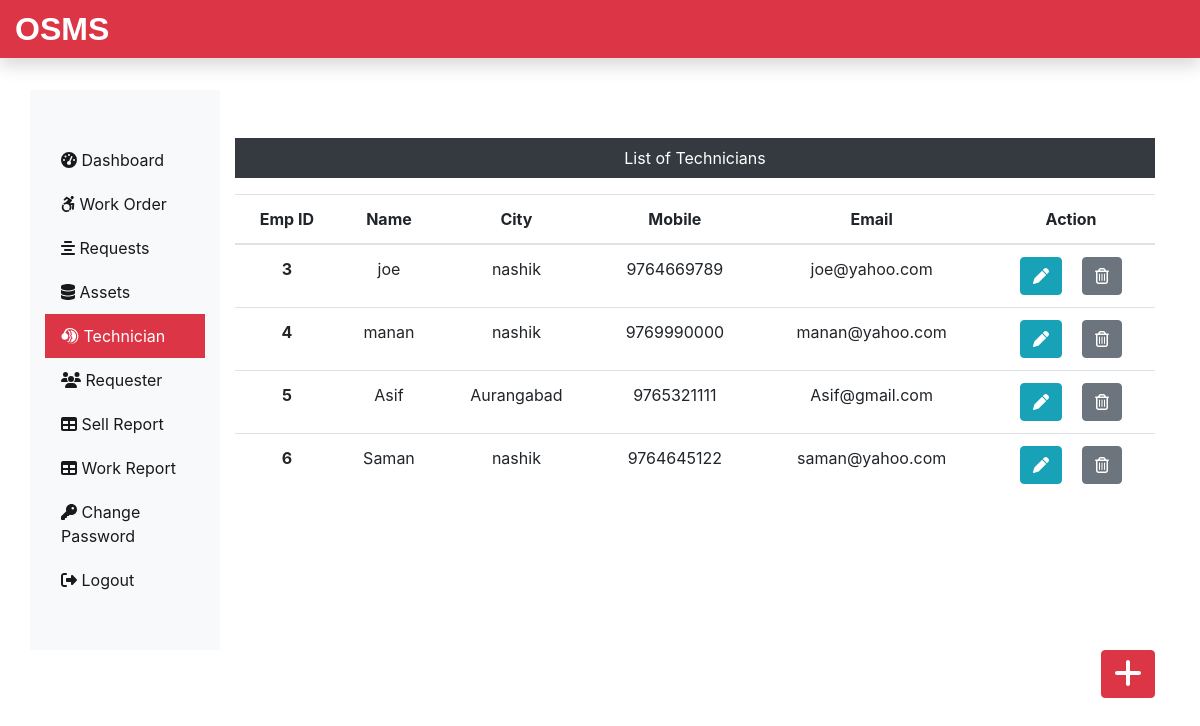
The app's page /admin/technician.php (signed in) with its own data.
### tables this page shows
CREATE TABLE `technician_tb` (
  `empid` int(11) NOT NULL,
  `empName` varchar(60) NOT NULL,
  `empCity` varchar(60) NOT NULL,
  `empMobile` bigint(20) NOT NULL,
  `empEmail` varchar(60) NOT NULL
);

### admin/technician.php (the view, shortened to what this page needs)
<?php
include('include/header.php');
include('../dbConnection.php');
?>
<div class="col-sm-9 col-md-10 mt-5 text-center">
  <p class=" bg-dark text-white p-2">List of Technicians</p>
  <?php
    $sql = "SELECT * FROM technician_tb";
    $result = $conn->query($sql);
    if($result->num_rows > 0){
 echo '<table class="table">
  <thead>
   <tr>
    <th scope="col">Emp ID</th>
    <th scope="col">Name</th>
    <th scope="col">City</th>
    <th scope="col">Mobile</th>
    <th scope="col">Email</th>
    <th scope="col">Action</th>
   </tr>
  </thead>
  <tbody>';
  while($row = $result->fetch_assoc()){
   echo '<tr>';
    echo '<th scope="row">'.$row["empid"].'</th>';
    echo '<td>'. $row["empName"].'</td>';
    echo '<td>'.$row["empCity"].'</td>';
    echo '<td>'.$row["empMobile"].'</td>';
    echo '<td>'.$row["empEmail"].'</td>';
    echo '<td><form action="editemp.php" method="POST" class="d-inline"> <input type="hidden" name="id" value='. $row["empid"] .'><button type="submit" class="btn btn-info mr-3" name="edit" value="Edit"><i class="fas fa-pen"></i></button></form>  <form action="" method="POST" class="d-inline"><input type="hidden" name="id" value='. $row["empid"] .'><button type="submit" class="btn btn-secondary" name="delete" value="Delete"><i class="far fa-trash-alt"></i></button></form></td>
   </tr>';
  }
 echo '</tbody>
 </table>';
} else {
  echo "0 Result";
}
?>
</div>
</div>
<div class="text-right">
<a class="btn btn-danger box" href="insertemp.php"><i class="fas fa-plus fa-2x"></i></a>
</div>
</div>
<?php
include('include/footer.php');
?>

### admin/include/header.php (style rules this page uses)
a { color: rgb(0 0 0 / 90%); }

### records on screen
technician_tb: empid "3", empName "joe", empCity "nashik", empMobile "9764669789", empEmail "joe@yahoo.com"
technician_tb: empid "4", empName "manan", empCity "nashik", empMobile "9769990000", empEmail "manan@yahoo.com"
technician_tb: empid "5", empName "Asif", empCity "Aurangabad", empMobile "9765321111", empEmail "Asif@gmail.com"
technician_tb: empid "6", empName "Saman", empCity "nashik", empMobile "9764645122", empEmail "saman@yahoo.com"
